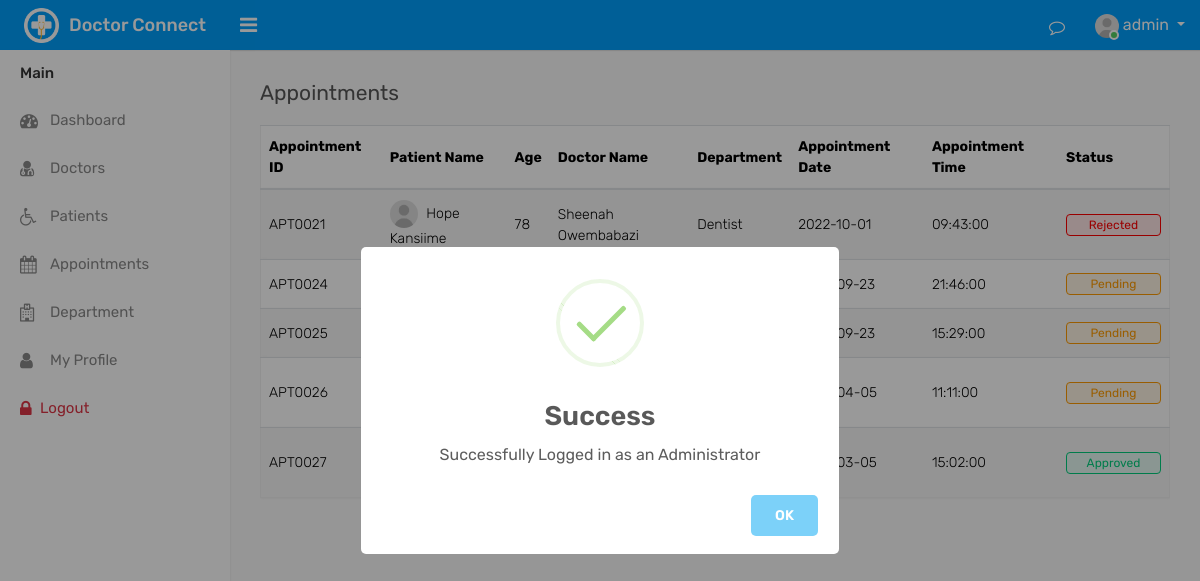
/?view=appointments (signed in), run on an earlier commit of the app's database.
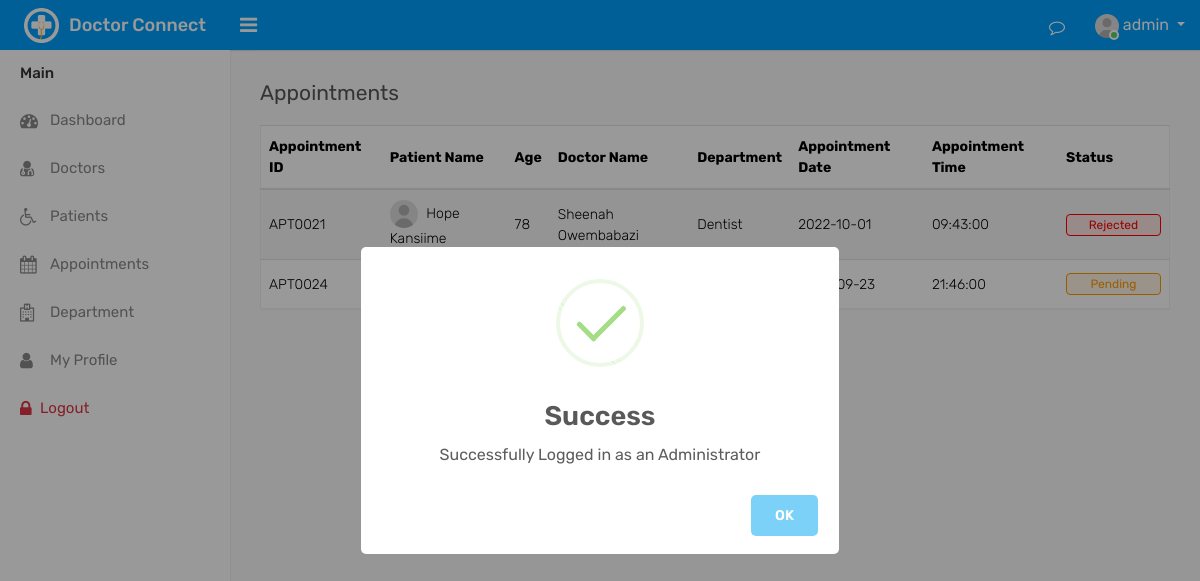
And on a later commit of the database.
### tables this page shows
CREATE TABLE `appointments` (
  `appointment_id` int(11) NOT NULL,
  `patient_id` int(11) NOT NULL,
  `doctor_id` int(11) NOT NULL,
  `appointment_date` date NOT NULL,
  `appointment_message` text NOT NULL,
  `appointment_status` varchar(100) NOT NULL DEFAULT 'pending',
  `appointment_time` time NOT NULL,
  `appointment_create_date` timestamp NOT NULL DEFAULT current_timestamp()
);

CREATE TABLE `patients` (
  `patient_id` int(11) NOT NULL,
  `patient_first_name` varchar(255) NOT NULL,
  `patient_last_name` varchar(255) NOT NULL,
  `patient_email` varchar(255) NOT NULL,
  `patient_contact` varchar(255) NOT NULL,
  `patient_age` int(3) NOT NULL,
  `patient_gender` varchar(11) NOT NULL DEFAULT 'm',
  `patient_profile_image` varchar(255) NOT NULL DEFAULT 'user.jpg',
  `patient_password` varchar(255) NOT NULL,
  `patient_create_date` timestamp NOT NULL DEFAULT current_timestamp()
);

CREATE TABLE `doctors` (
  `doctor_id` int(11) NOT NULL,
  `doctor_first_name` varchar(255) NOT NULL,
  `doctor_email` varchar(255) NOT NULL,
  `doctor_contact` varchar(100) NOT NULL,
  `doctor_last_name` varchar(255) NOT NULL,
  `doctor_gender` varchar(100) NOT NULL DEFAULT 'm',
  `status` varchar(255) NOT NULL DEFAULT 'active',
  `doctor_biography` text NOT NULL DEFAULT '""',
  `profile_image` varchar(255) NOT NULL DEFAULT 'user.jpg',
  `department_id` int(11) NOT NULL,
  `doctor_password` varchar(255) NOT NULL,
  `doctor_create_date` timestamp NOT NULL DEFAULT current_timestamp()
);

CREATE TABLE `departments` (
  `department_id` int(11) NOT NULL,
  `department_name` varchar(255) NOT NULL,
  `department_desc` text NOT NULL,
  `department_status` varchar(100) NOT NULL DEFAULT 'active',
  `department_create_date` timestamp NOT NULL DEFAULT current_timestamp()
);

### backend/db/db.php (called while the page is built)
<?php
class DB{
   public static   $db = null;
   public static function getConnection(){
      try{
      $host = "localhost";
      $dbname  = "hospital";
      DB::$db = new PDO("mysql:host=$host;dbname=$dbname","admin","admin");
      DB::$db->setAttribute(PDO::ATTR_ERRMODE,PDO::ERRMODE_EXCEPTION);
      }catch(Exception $e){
         print_r($e->getMessage());
      }
      return DB::$db;
   }
}

### backend/controllers/apt_controller.php (called while the page is built, shortened)
<?php
function getApts(array $request){
    $query_append="";
     return DB::getConnection()->query("SELECT * FROM appointments
     join doctors on doctors.doctor_id=appointments.doctor_id
     join departments on doctors.department_id=departments.department_id
     join patients on patients.patient_id=appointments.patient_id $query_append")->fetchAll();
}

### routes/routes.php (called while the page is built, shortened)
<?php
$view = "";
require("backend/db/db.php");
require("backend/controllers/apt_controller.php");
if(isset($_GET["view"])){
  $view = $_GET["view"];
}
if($view=="appointments"){
  $appointments = getApts($_GET);
}

### views/appointments.php (the view, shortened to what this page needs)
      <div class="page-wrapper">
          <div class="content">
              <div class="row">
                  <div class="col-sm-4 col-3">
                      <h4 class="page-title">Appointments</h4>
                  </div>
              </div>
		<div class="row">
			<div class="col-md-12">
				<div class="table-responsive">
					<table class="table table-striped custom-table">
						<thead>
							<tr>
								<th>Appointment ID</th>
								<th>Patient Name</th>
								<th>Age</th>
								<th>Doctor Name</th>
								<th>Department</th>
								<th>Appointment Date</th>
								<th>Appointment Time</th>
								<th>Status</th>
							</tr>
						</thead>
						<tbody>
                              <?php foreach($appointments as $appointment) :?>
							<tr>
								<td>APT00<?php echo($appointment["appointment_id"]) ?></td>
								<td><img width="28" height="28" src="assets/img/user.jpg" class="rounded-circle m-r-5" alt=""> <?php echo($appointment["patient_first_name"]) ?> <?php echo($appointment["patient_last_name"]) ?></td>
								<td><?php echo($appointment["patient_age"]) ?></td>
								<td><?php echo($appointment["doctor_first_name"]) ?> <?php echo($appointment["doctor_last_name"]) ?></td>
								<td><?php echo($appointment["department_name"]) ?></td>
								<td><?php echo($appointment["appointment_date"]) ?></td>
								<td><?php echo($appointment["appointment_time"]) ?></td>
                                        <?php
                                        $status = $appointment["appointment_status"];
                                        ?>
								<?php if($status=="approved"): ?>
								<td><button class="custom-badge status-green">Approved</button></td>
								<?php endif ?>
								<?php if($status=="pending"): ?>
                                      <td><button class="custom-badge status-orange">Pending</button></td>
                                      <?php endif ?>
                                      <?php if($status=="rejected"): ?>
                                      <td><button class="custom-badge status-red">Rejected</button></td>
                                      <?php endif ?>
							</tr>
                              <?php endforeach ?>
						</tbody>
					</table>
				</div>
			</div>
              </div>
          </div>
</div>

### index.php (shortened to what this page needs)
<?php require("routes/routes.php") ?>
<!DOCTYPE html>
<html lang="en">
<?php require("partials/_head.php") ?>
<body>
    <div class="main-wrapper justify-content-center">
        <?php include_once("partials/_navbar.php") ?>
        <?php include_once("partials/_sidebar.php") ?>
        <?php include($view) ?>
    </div>
</body>
</html>

### partials/_head.php (shortened to what this page needs)
<head>
    <link rel="stylesheet" type="text/css" href="assets/css/bootstrap.min.css">
    <link rel="stylesheet" type="text/css" href="assets/css/font-awesome.min.css">
    <link rel="stylesheet" type="text/css" href="assets/css/select2.min.css">
    <lin   rel="stylesheet" type="text/css" href="assets/css/bootstrap-datetimepicker.min.css">
    <link rel="stylesheet" type="text/css" href="assets/css/dataTables.bootstrap4.min.css">
    <link rel="stylesheet"  type="text/css" href="assets/plugins/sweetalert/sweetalert2.min.css">
    <link rel="stylesheet" type="text/css" href="assets/css/style.css">
</head>

### partials/_navbar.php (shortened to what this page needs)
<div class="header">
			<div class="header-left">
				<a href="#" class="logo">
					<img src="assets/img/logo.png" alt="" width="35" height="35"> <span>Doctor Connect</span>
				</a>
			</div>
			<a id="toggle_btn" href="javascript:void(0);"><i class="fa fa-bars"></i></a>
            <ul class="nav user-menu float-right">
                <li class="nav-item dropdown d-none d-sm-block">
                    <a href="javascript:void(0);" id="open_msg_box" class="hasnotifications nav-link"><i class="fa fa-comment-o"></i> <span class="badge badge-pill bg-danger float-right chat-count"></span></a>
                </li>
                <li class="nav-item dropdown has-arrow">
                    <a href="#" class="dropdown-toggle nav-link user-link" data-toggle="dropdown">
                                <?php if($_SESSION["role"]=="admin"): ?>
                                <span class="user-img"><img class="rounded-circle" src="assets/img/user.jpg" alt="Admin" width="40">
                                <?php endif ?>
							<span class="status online"></span></span>
                        <span><?php echo($_SESSION["role"]) ?></span>
                    </a>
                </li>
            </ul>
</div>

### partials/_sidebar.php (shortened to what this page needs)
<div class="sidebar" id="sidebar">
            <div class="slimScrollDiv" style="position: relative; overflow: hidden; width: 100%; height: 271px;"><div class="sidebar-inner slimscroll" style="overflow: hidden; width: 100%; height: 271px;">
                <div id="sidebar-menu" class="sidebar-menu">
                    <ul>
                        <li class="menu-title">Main</li>
                        <?php if($_SESSION["role"]!="patient"): ?>
                        <li>
                            <a href="?view=dashboard" class="nav-link"><i class="fa fa-dashboard"></i> <span>Dashboard</span></a>
                        </li>
                        <?php endif ?>
						<li >
                            <a href="?view=doctors" class="nav-link"><i class="fa fa-user-md"></i> <span>Doctors</span></a>
                        </li>
                        <?php if($_SESSION["role"]!="patient"): ?>
                        <li>
                            <a href="?view=patients" class="nav-link"><i class="fa fa-wheelchair"></i> <span>Patients</span></a>
                        </li>
                        <?php endif ?>
                        <li>
                            <a href="?view=appointments" class="nav-link"><i class="fa fa-calendar"></i> <span>Appointments</span></a>
                        </li>
                        <?php if($_SESSION["role"]=="admin"): ?>
                        <li>
                            <a href="?view=depts" class="nav-link"><i class="fa fa-hospital-o"></i> <span>Department</span></a>
                        </li>
                        <?php endif ?>
                        <li>
                            <a href="?view=profile" class="nav-link"><i class="fa fa-user"></i> <span>My Profile</span></a>
                        </li>
                        <li ><a class="text-danger" href="logout.php"><i class="fa fa-lock"></i>Logout</a></li>
                    </ul>
                </div>
            </div></div>
        </div>

What changed in the data, as far as the page shows it:
removed appointments: appointment_id "25", appointment_time "15:29:00", appointment_status "Pending"
removed appointments: appointment_id "26", appointment_time "11:11:00", appointment_status "Pending"
removed appointments: appointment_id "27", appointment_time "15:02:00", appointment_status "Approved"
